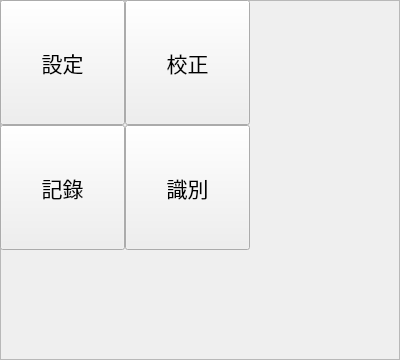
<?xml version="1.0" encoding="UTF-8"?>
<ui version="4.0">
 <class>menu_page_widget</class>
 <widget class="QWidget" name="menu_page_widget">
  <property name="geometry">
   <rect>
    <x>0</x>
    <y>0</y>
    <width>400</width>
    <height>360</height>
   </rect>
  </property>
  <property name="minimumSize">
   <size>
    <width>400</width>
    <height>360</height>
   </size>
  </property>
  <property name="maximumSize">
   <size>
    <width>400</width>
    <height>360</height>
   </size>
  </property>
  <property name="sizeIncrement">
   <size>
    <width>400</width>
    <height>360</height>
   </size>
  </property>
  <property name="baseSize">
   <size>
    <width>400</width>
    <height>360</height>
   </size>
  </property>
  <property name="windowTitle">
   <string>Form</string>
  </property>
  <widget class="QFrame" name="menu_page">
   <property name="geometry">
    <rect>
     <x>0</x>
     <y>0</y>
     <width>400</width>
     <height>360</height>
    </rect>
   </property>
   <property name="maximumSize">
    <size>
     <width>400</width>
     <height>360</height>
    </size>
   </property>
   <property name="sizeIncrement">
    <size>
     <width>400</width>
     <height>360</height>
    </size>
   </property>
   <property name="baseSize">
    <size>
     <width>400</width>
     <height>360</height>
    </size>
   </property>
   <property name="frameShape">
    <enum>QFrame::StyledPanel</enum>
   </property>
   <property name="frameShadow">
    <enum>QFrame::Raised</enum>
   </property>
   <widget class="QWidget" name="gridLayoutWidget">
    <property name="geometry">
     <rect>
      <x>0</x>
      <y>0</y>
      <width>401</width>
      <height>361</height>
     </rect>
    </property>
    <layout class="QGridLayout" name="menu_page_layout" rowstretch="0,0" columnstretch="0,0">
     <property name="sizeConstraint">
      <enum>QLayout::SetFixedSize</enum>
     </property>
     <property name="spacing">
      <number>0</number>
     </property>
     <item row="0" column="0">
      <widget class="QPushButton" name="set_button">
       <property name="minimumSize">
        <size>
         <width>125</width>
         <height>125</height>
        </size>
       </property>
       <property name="maximumSize">
        <size>
         <width>125</width>
         <height>125</height>
        </size>
       </property>
       <property name="sizeIncrement">
        <size>
         <width>125</width>
         <height>125</height>
        </size>
       </property>
       <property name="baseSize">
        <size>
         <width>125</width>
         <height>125</height>
        </size>
       </property>
       <property name="font">
        <font>
         <pointsize>16</pointsize>
        </font>
       </property>
       <property name="text">
        <string>設定</string>
       </property>
      </widget>
     </item>
     <item row="1" column="0">
      <widget class="QPushButton" name="record_button">
       <property name="minimumSize">
        <size>
         <width>125</width>
         <height>125</height>
        </size>
       </property>
       <property name="maximumSize">
        <size>
         <width>125</width>
         <height>125</height>
        </size>
       </property>
       <property name="sizeIncrement">
        <size>
         <width>125</width>
         <height>125</height>
        </size>
       </property>
       <property name="baseSize">
        <size>
         <width>125</width>
         <height>125</height>
        </size>
       </property>
       <property name="font">
        <font>
         <pointsize>16</pointsize>
        </font>
       </property>
       <property name="text">
        <string>記錄</string>
       </property>
      </widget>
     </item>
     <item row="0" column="1">
      <widget class="QPushButton" name="calibrate_button">
       <property name="minimumSize">
        <size>
         <width>125</width>
         <height>125</height>
        </size>
       </property>
       <property name="maximumSize">
        <size>
         <width>125</width>
         <height>125</height>
        </size>
       </property>
       <property name="sizeIncrement">
        <size>
         <width>125</width>
         <height>125</height>
        </size>
       </property>
       <property name="baseSize">
        <size>
         <width>125</width>
         <height>125</height>
        </size>
       </property>
       <property name="font">
        <font>
         <pointsize>16</pointsize>
        </font>
       </property>
       <property name="text">
        <string>校正</string>
       </property>
      </widget>
     </item>
     <item row="1" column="1">
      <widget class="QPushButton" name="identify_button">
       <property name="minimumSize">
        <size>
         <width>125</width>
         <height>125</height>
        </size>
       </property>
       <property name="maximumSize">
        <size>
         <width>125</width>
         <height>125</height>
        </size>
       </property>
       <property name="sizeIncrement">
        <size>
         <width>125</width>
         <height>125</height>
        </size>
       </property>
       <property name="baseSize">
        <size>
         <width>125</width>
         <height>125</height>
        </size>
       </property>
       <property name="font">
        <font>
         <pointsize>16</pointsize>
        </font>
       </property>
       <property name="text">
        <string>識別</string>
       </property>
      </widget>
     </item>
    </layout>
   </widget>
  </widget>
 </widget>
 <resources/>
 <connections/>
</ui>
